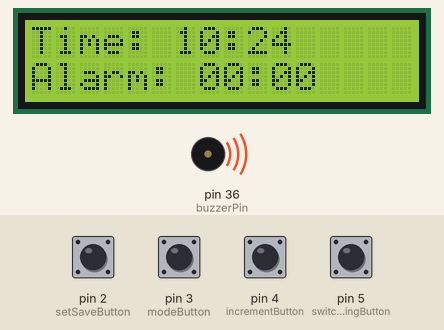
The sketch below on a simulated Arduino Mega 2560, built with avr-gcc and run on an emulated ATmega2560. Parts: 16×2 character LCD, buzzer (waves = sounding, pin HIGH). The inputs (shaded band) are chosen by the test bench; at power-on: pin 2 (setSaveButton), pin 3 (modeButton), pin 4 (incrementButton), pin 5 (switchSettingButton) HIGH. The local clock reads 2024-03-15 10:24:30 at power-on unless the sketch sets it.

Above: at 3.2 s.
3.3 s: pin 2 (setSaveButton) pulled LOW for 1 s
At 3.43 s:
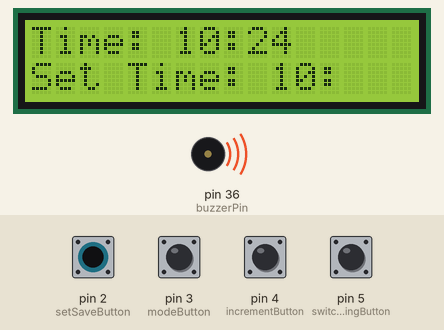
5.8 s: pin 2 (setSaveButton) pulled LOW for 0.15 s
7.4 s: pin 3 (modeButton) pulled LOW for 0.15 s
At 7.8 s:
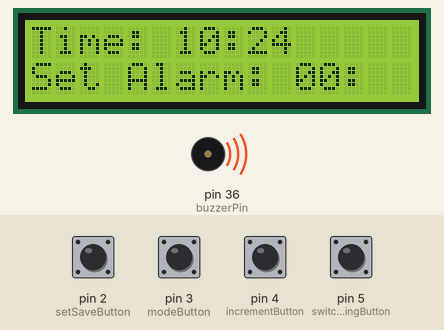
9.0 s: pin 4 (incrementButton) pulled LOW for 0.15 s
At 10.2 s:
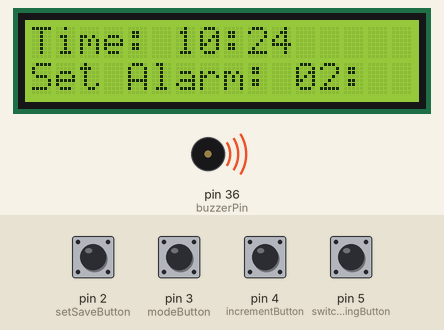
10.6 s: pin 5 (switchSettingButton) pulled LOW for 0.15 s
At 11.6 s:
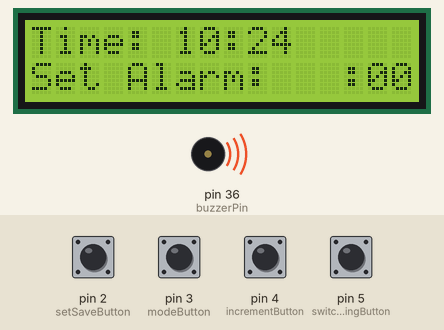
12.2 s: pin 3 (modeButton) pulled LOW for 1 s
At 12.29 s:
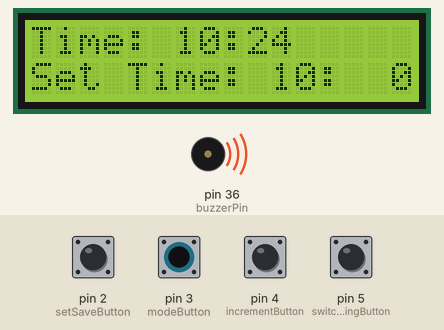
Timing chart, 0 to 15.2 s (numbered marks = the images above; inputs shaded):
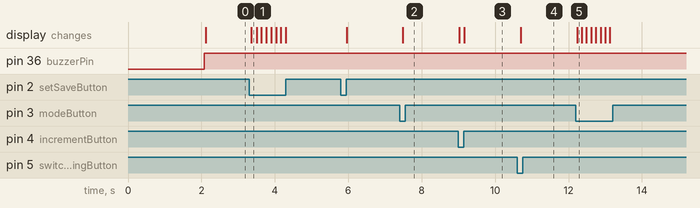

Measured:
- after the input at 3.3 s, the display: changes after 0.06 s (image 1)
- after the input at 7.4 s, the display: changes after 0.09 s (image 2)
- after the input at 9.0 s, the display: first changes at once (image 3 shows a later state)
- after the input at 10.6 s, the display: changes after 0.09 s (image 4)
- after the input at 12.2 s, the display: changes at once (image 5)

The sketch:

proiect_cn.ino
```cpp
#include <Wire.h>
#include <LiquidCrystal_I2C.h>
#include <RTClib.h>

// Initializare LCD la adresa I2C 0x27, dimensiune 16x2
LiquidCrystal_I2C lcd(0x27, 16, 2);

// Initializare modul RTC DS1307
RTC_DS1307 rtc;

// Definire pini pentru butoane si buzzer
const int setSaveButton = 2;
const int modeButton = 3;
const int incrementButton = 4;
const int switchSettingButton = 5;
const int buzzerPin = 36;

// Variabile pentru ora curenta si ora alarmei
int hour = 0, minute = 0;
int alarmHour = 0, alarmMinute = 0;

// Variabile pentru modul de setare a orei si alarmei
bool settingTime = false;
bool settingAlarm = false;
int currentSetting = 0;

// Variabile pentru debouncingul butoanelor
unsigned long lastDebounceTime = 0;
unsigned long debounceDelay = 50;

void setup() {
  Wire.begin();
  lcd.init();
  lcd.backlight();
  pinMode(buzzerPin, OUTPUT);

  // Verifica daca RTC este gasit
  if (!rtc.begin()) {
    lcd.print("Couldn't find RTC");
    while (1);
  }

  // Verifica daca RTC functioneaza
  if (!rtc.isrunning()) {
    lcd.print("RTC lost power, setting time!");
    rtc.adjust(DateTime(F(__DATE__), F(__TIME__)));
  }

  lcd.clear();
  lcd.print("Clock Started");
  delay(2000);
  lcd.clear();
}

void loop() {
  static unsigned long lastUpdate = 0;
  unsigned long currentMillis = millis();

  DateTime now = rtc.now();

  // Actualizeaza ora curenta doar daca nu suntem in modul de setare
  if (!settingTime && !settingAlarm) {
    hour = now.hour();
    minute = now.minute();
  }

  // Actualizeaza minutul o data la fiecare minut
  if (currentMillis - lastUpdate >= 60000) {
    lastUpdate = currentMillis;
    if (!settingTime && !settingAlarm) {
      minute++;
      if (minute >= 60) {
        minute = 0;
        hour++;
        if (hour >= 24) {
          hour = 0;
        }
      }
    }
  }

  // Activeaza buzzer-ul daca ora si minutul curent corespund cu alarma
  if (hour == alarmHour && minute == alarmMinute) {
    digitalWrite(buzzerPin, LOW);
    delay(200);
    digitalWrite(buzzerPin, HIGH);
  } else {
    digitalWrite(buzzerPin, HIGH);
  }

  // Verifica butoanele cu debouncing
  if (currentMillis - lastDebounceTime > debounceDelay) {
    //Intarea in modul de Set/Save
    if (digitalRead(setSaveButton) != HIGH) {
      lastDebounceTime = currentMillis;
      if (settingTime) {
        settingTime = false;
        rtc.adjust(DateTime(now.year(), now.month(), now.day(), hour, minute));
      } else if (settingAlarm) {
        settingAlarm = false;
      } else {
        settingTime = true;
        currentSetting = 0;
      }
    }
    //Intrarea in modul de schimbare set ora/alarma
    if (digitalRead(modeButton) != HIGH) {
      lastDebounceTime = currentMillis;
      if (settingTime) {
        settingAlarm = true;
        settingTime = false;
        currentSetting = 0;
      } else if (settingAlarm) {
        settingAlarm = false;
        settingTime = true;
        currentSetting = 0;
      }
    }
    //Incrementarea variabilei afisate
    if (digitalRead(incrementButton) != HIGH) {
      lastDebounceTime = currentMillis;
      if (settingTime) {
        if (currentSetting == 0) {
          hour = (hour + 1) % 24;
        } else if (currentSetting == 1) {
          minute = (minute + 1) % 60;
        }
      } else if (settingAlarm) {
        if (currentSetting == 0) {
          alarmHour = (alarmHour + 1) % 24;
        } else if (currentSetting == 1) {
          alarmMinute = (alarmMinute + 1) % 60;
        }
      }
    }
    //Intrarea in modul de schimbare minut/ora
    if (digitalRead(switchSettingButton) != HIGH) {
      lastDebounceTime = currentMillis;
      currentSetting = (currentSetting + 1) % 2;
    }
  }

  // Afiseaza ora
  lcd.setCursor(0, 0);
  lcd.print("Time: ");
  if (hour < 10) lcd.print('0');
  lcd.print(hour);
  lcd.print(":");
  if (minute < 10) lcd.print('0');
  lcd.print(minute);
  //Afisare Set Ora/Alarma
  lcd.setCursor(0, 1);
  if (settingTime) {
    lcd.print("Set Time: ");
    if (currentSetting == 0) {
      if (hour < 10) lcd.print('0');
      lcd.print(hour);
      lcd.print(":");
      lcd.print("  ");
    } else if (currentSetting == 1) {
      lcd.print("  ");
      lcd.print(":");
      if (minute < 10) lcd.print('0');
      lcd.print(minute);
    }
  } else if (settingAlarm) {
    lcd.print("Set Alarm: ");
    if (currentSetting == 0) {
      if (alarmHour < 10) lcd.print('0');
      lcd.print(alarmHour);
      lcd.print(":");
      lcd.print("  ");
    } else if (currentSetting == 1) {
      lcd.print("  ");
      lcd.print(":");
      if (alarmMinute < 10) lcd.print('0');
      lcd.print(alarmMinute);
    }
  //Afisare alarma
  } else {
    lcd.print("Alarm: ");
    if (alarmHour < 10) lcd.print('0');
    lcd.print(alarmHour);
    lcd.print(":");
    if (alarmMinute < 10) lcd.print('0');
    lcd.print(alarmMinute);
    lcd.print("                ");
  }

  delay(100);
}
```
